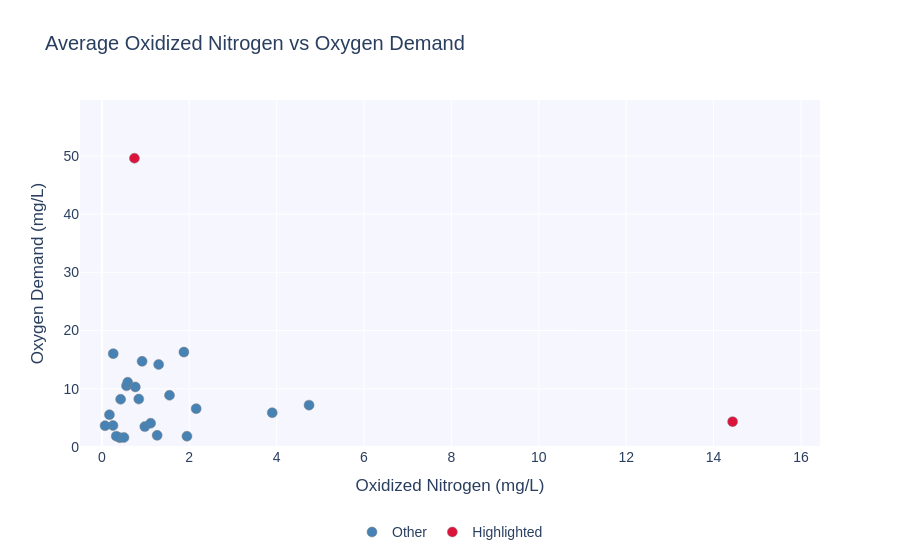

Notebook source saved alongside this figure:
### Code cell
import numpy as np
import os

# Add small random noise (jitter) to prevent overlapping points in the scatter plot
# to improve label clarity and visual separation for countries with similar values
np.random.seed(42)
aggregated_df['x_jittered'] = aggregated_df['Value_nitrate'] + np.random.normal(0, 0.05, size=len(aggregated_df))
aggregated_df['y_jittered'] = aggregated_df['Value_oxygen'] + np.random.normal(0, 0.05, size=len(aggregated_df))

# Identify specific countries to highlight
highlight_countries = ['Mexico', 'Greece']
aggregated_df['highlight'] = aggregated_df['Country Name'].apply(lambda x: 'Highlighted' if x in highlight_countries else 'Other')

# Plot
fig = px.scatter(
    aggregated_df,
    x='x_jittered',
    y='y_jittered',
    color='highlight',
    hover_name='Country Name',
    title='Average Oxidized Nitrogen vs Oxygen Demand',
    labels={
        'x_jittered': 'Oxidized Nitrogen (mg/L)',
        'y_jittered': 'Oxygen Demand (mg/L)',
        'highlight': ''
    },
    color_discrete_map={'Highlighted': 'crimson', 'Other': 'steelblue'}
)

# Customize marker appearance and hover text
fig.update_traces(
    marker=dict(size=10, line=dict(width=0.5, color='gray')),
    hovertemplate='<b>%{hovertext}</b><br>Nitrogen: %{x:.2f} mg/L<br>Oxygen: %{y:.2f} mg/L<extra></extra>'
)

# Update layout: axis ranges, background, legend, and font
fig.update_layout(
    xaxis=dict(range=[-0.5, aggregated_df['x_jittered'].max() + 2]),
    yaxis=dict(range=[0, aggregated_df['y_jittered'].max() + 10]),
    font=dict(family="Arial", size=14),
    plot_bgcolor='rgba(245, 245, 255, 0.9)',
    legend=dict(title=None, orientation='h', x=0.5, xanchor='center', y=-0.2),
    hoverlabel=dict(font_size=14)
)

# Display
fig.show()
fig.write_html("../visualizations/nitrogen_vs_oxygen_cleaned.html", include_plotlyjs='cdn')

### Figure 1 — Plotly figure (JSON) as saved in the notebook; plotly's stock layout.template omitted (floating-point values rounded to 4 significant figures)
{"data": [{"hovertemplate": "<b>%{hovertext}</b><br>Nitrogen: %{x:.2f} mg/L<br>Oxygen: %{y:.2f} mg/L<extra></extra>", "hovertext": ["Argentina", "Austria", "Belgium", "Bulgaria", "Canada", "Croatia", "Estonia", "Finland", "France", "India", "Ireland", "Italy", "Latvia", "Lithuania", "Macedonia (the former Yugoslav Republic of)", "Norway", "Poland", "Portugal", "Serbia", "Slovenia", "Sweden", "United States of America (the)", "Uruguay"], "legendgroup": "Other", "marker": {"color": "steelblue", "line": {"color": "gray", "width": 0.5}, "size": 10, "symbol": "circle"}, "mode": "markers", "name": "Other", "orientation": "v", "showlegend": true, "type": "scatter", "x": [1.549, 1.948, 1.878, 0.5636, 0.1738, 0.2549, 0.5928, 0.2604, 2.159, 0.845, 0.4133, 4.742, 0.3306, 1.3, 0.9835, 0.07322, 3.9, 0.5065, 1.117, 1.266, 0.7664, 0.9211, 0.4298], "xaxis": "x", "y": [8.881, 1.851, 16.29, 10.5, 5.534, 3.686, 11.12, 16.03, 6.589, 8.229, 1.59, 7.189, 1.861, 14.17, 3.501, 3.663, 5.889, 1.625, 4.083, 2.0, 10.32, 14.71, 8.19], "yaxis": "y"}, {"hovertemplate": "<b>%{hovertext}</b><br>Nitrogen: %{x:.2f} mg/L<br>Oxygen: %{y:.2f} mg/L<extra></extra>", "hovertext": ["Greece", "Mexico"], "legendgroup": "Highlighted", "marker": {"color": "crimson", "line": {"color": "gray", "width": 0.5}, "size": 10, "symbol": "circle"}, "mode": "markers", "name": "Highlighted", "orientation": "v", "showlegend": true, "type": "scatter", "x": [14.44, 0.7457], "xaxis": "x", "y": [4.352, 49.59], "yaxis": "y"}], "layout": {"font": {"family": "Arial", "size": 14}, "hoverlabel": {"font": {"size": 14}}, "legend": {"orientation": "h", "title": {}, "tracegroupgap": 0, "x": 0.5, "xanchor": "center", "y": -0.2}, "plot_bgcolor": "rgba(245, 245, 255, 0.9)", "title": {"text": "Average Oxidized Nitrogen vs Oxygen Demand"}, "xaxis": {"anchor": "y", "domain": [0, 1], "range": [-0.5, 16.44], "title": {"text": "Oxidized Nitrogen (mg/L)"}}, "yaxis": {"anchor": "x", "domain": [0, 1], "range": [0, 59.59], "title": {"text": "Oxygen Demand (mg/L)"}}}}
